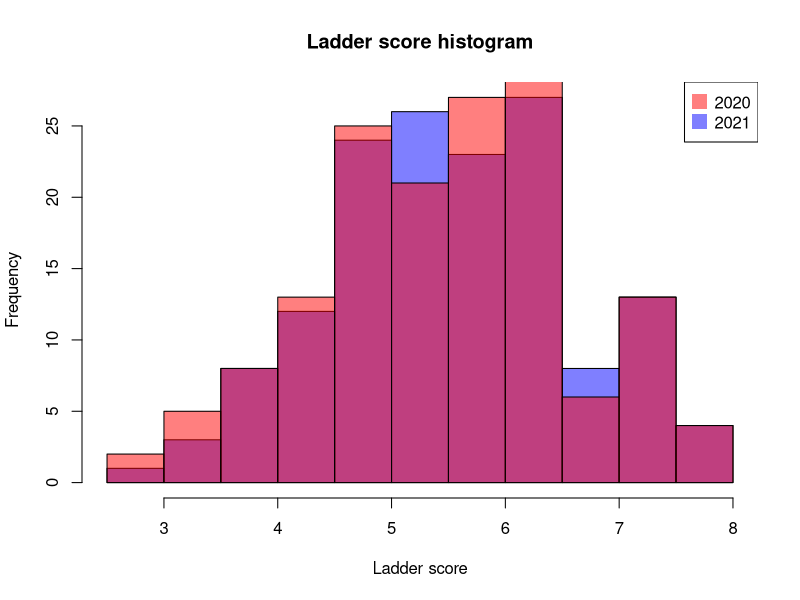
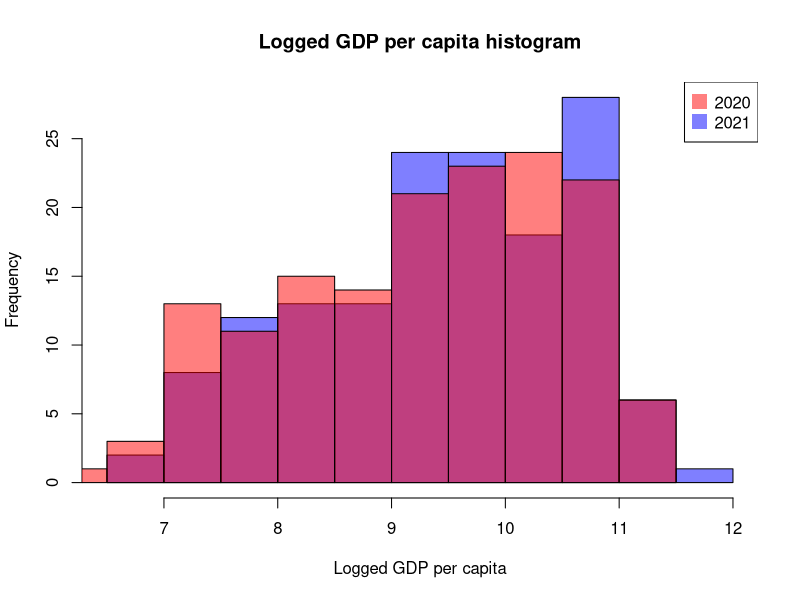
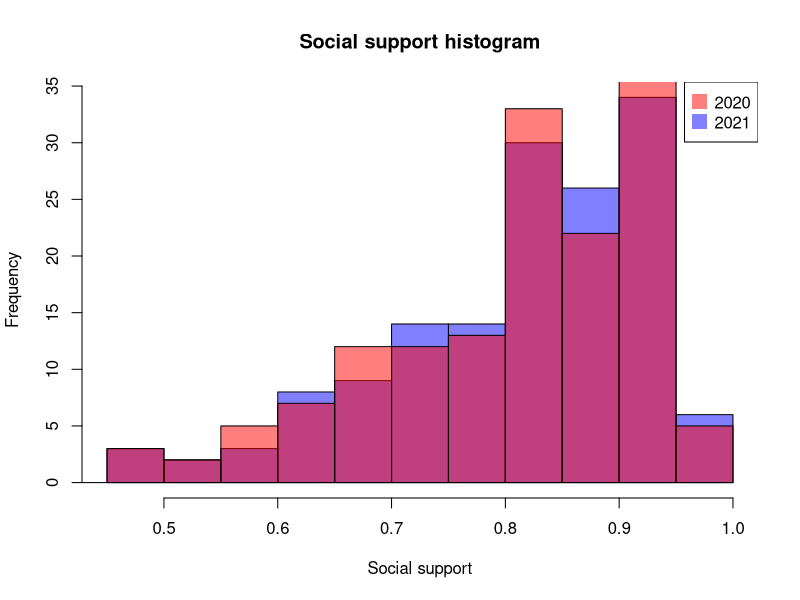
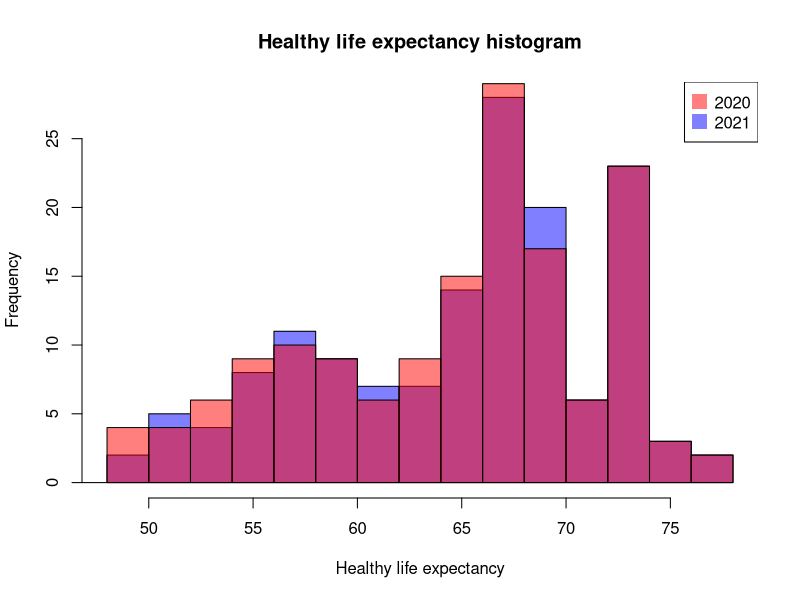
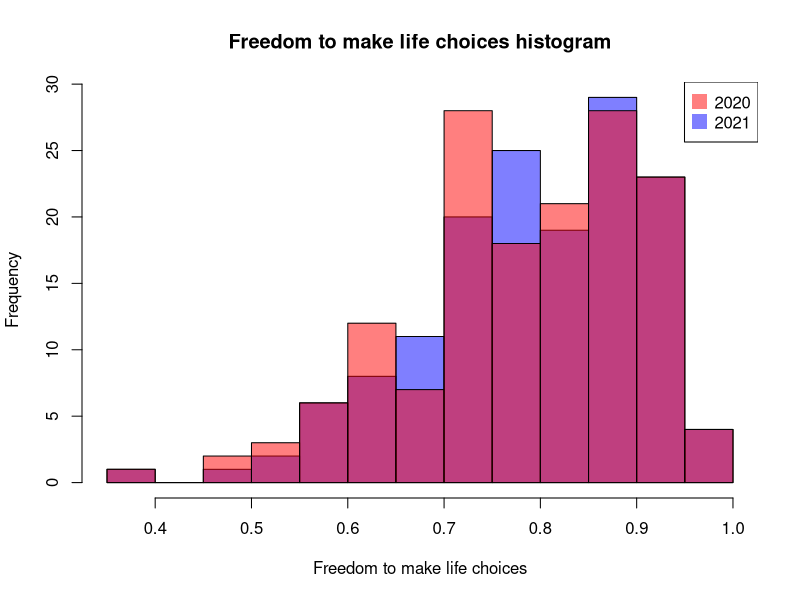
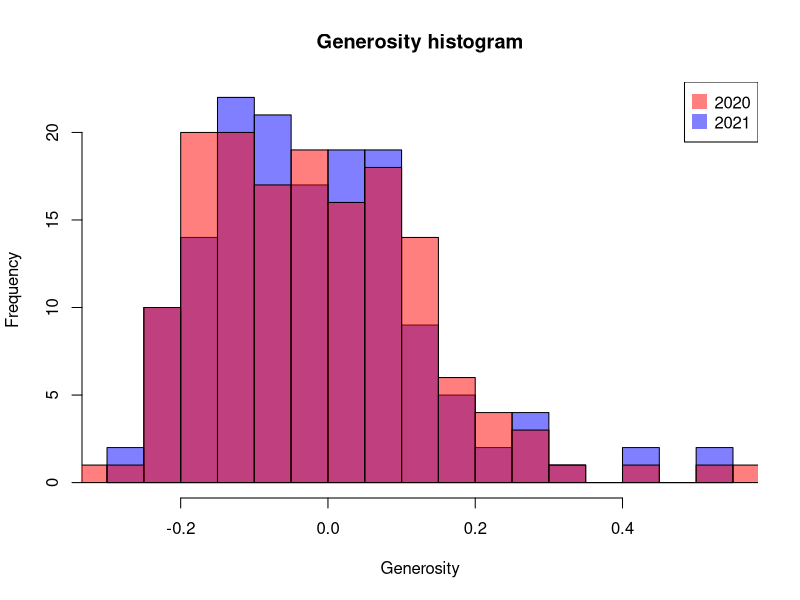
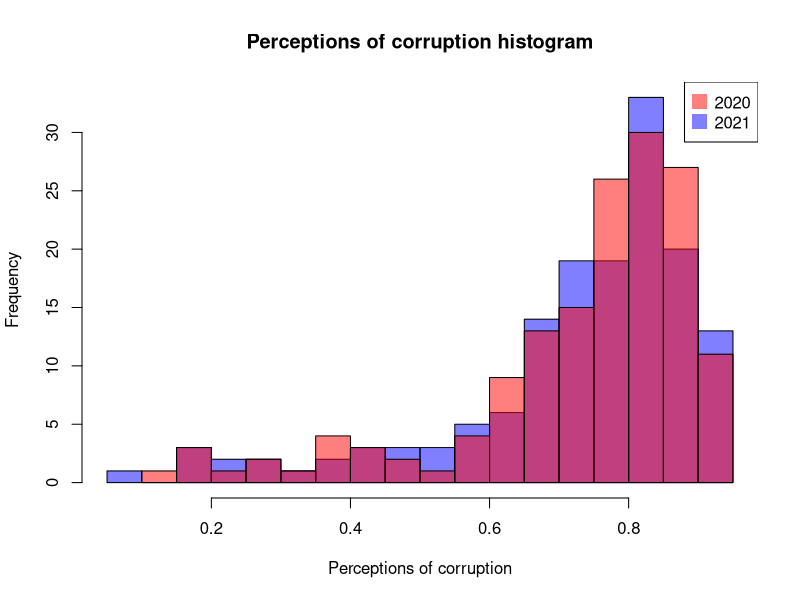
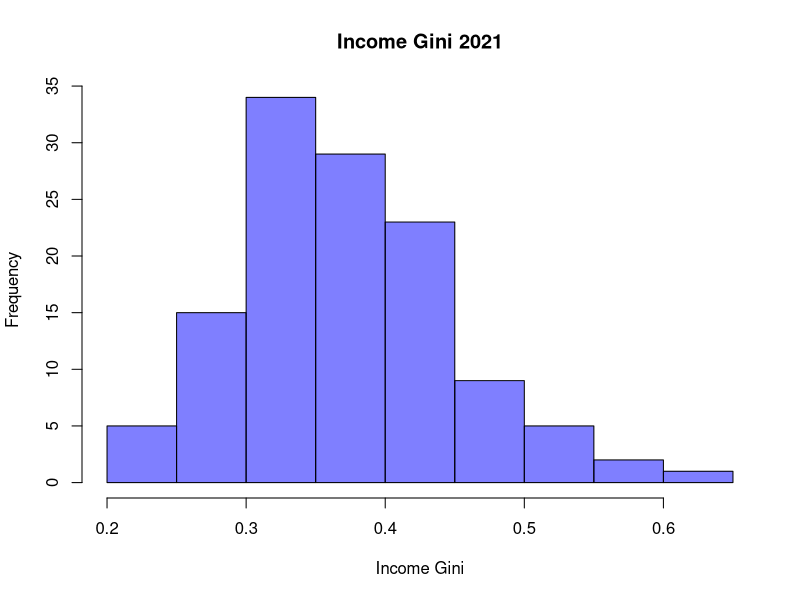

Write R code to recreate these figures, in order.
## ---- chunk 1
knitr::opts_chunk$set(echo = TRUE)
## ---- chunk 2
# Učitavanje podataka iz csv datoteke:
whr2020 = read.table("WHR_2020.csv", sep = ",")
whr2021 = read.table("WHR_2021.csv", sep = ",")
dim(whr2020)
dim(whr2021)
## ---- chunk 3
print("2020: ")
summary(whr2020[3:9])
print("2021: ")
summary(whr2021[3:9])
## ---- chunk 4
colnames(whr2020) <- c("Country name", "Regional indicator", "Ladder score", "Logged GDP per capita", "Social support", "Healthy life expectancy", "Freedom to make life choices", "Generosity", "Perceptions of corruption") 

colnames(whr2021) <- c("Country name", "Regional indicator", "Ladder score", "Logged GDP per capita", "Social support", "Healthy life expectancy", "Freedom to make life choices", "Generosity", "Perceptions of corruption", "Income Gini", "Wealth Gini") 
names(whr2020)
names(whr2021)
## ---- chunk 5
#histogrami varijable s obzirom na godine
plot_by_years <- function(column, main) {
  hist(whr2021[[column]], breaks=15, main=main, xlab=column, ylab="Frequency",col=rgb(0,0,1,0.5))
  hist(whr2020[[column]], breaks=15, main=main, xlab=column, ylab="Frequency", col=rgb(1,0,0,0.5), add=T)
  legend(x="topright", c("2020", "2021"), col=c(rgb(1,0,0,0.5), rgb(0,0,1,0.5)), pt.cex = 2, pch = 15)
}
plot_by_years("Ladder score", "Ladder score histogram") 
plot_by_years("Logged GDP per capita", "Logged GDP per capita histogram")
plot_by_years("Social support", "Social support histogram")
plot_by_years("Healthy life expectancy", "Healthy life expectancy histogram")
plot_by_years("Freedom to make life choices", "Freedom to make life choices histogram")
plot_by_years("Generosity", "Generosity histogram")
plot_by_years("Perceptions of corruption", "Perceptions of corruption histogram")
hist(whr2021$`Income Gini`, breaks=10, main="Income Gini 2021", xlab="Income Gini", ylab="Frequency",col=rgb(0,0,1,0.5))
hist(whr2021$`Wealth Gini`, breaks=10, main="Wealth Gini 2021", xlab="Wealth Gini", ylab="Frequency",col=rgb(0,0,1,0.5))
## ---- chunk 6
library(tidyverse)

whr2021 %>% group_by(`Regional indicator`) %>% summarise(
          Mean.LadderScore = mean(`Ladder score`),
          Mean.GDP = mean(`Logged GDP per capita`),
          Mean.SocialSupport = mean(`Social support`),
          Mean.LifeExp = mean(`Healthy life expectancy`),
          Mean.Freedom = mean(`Freedom to make life choices`),
          Mean.Generosity = mean(Generosity),
          Mean.Corruption = mean(`Perceptions of corruption`)
           #Mean.IncomeGini = mean(`Income Gini`),
           #Mean.WealthGini = mean(`Wealth Gini`)
            ) -> summary.result1
summary.result1


whr2021 %>% group_by(`Regional indicator`) %>% summarise(
          Med.LadderScore = median(`Ladder score`),
          Med.GDP = median(`Logged GDP per capita`),
          Med.SocialSupport = median(`Social support`),
          Med.LifeExp = median(`Healthy life expectancy`),
          Med.Freedom = median(`Freedom to make life choices`),
          Med.Generosity = median(Generosity),
          Med.Corruption = median(`Perceptions of corruption`)
            ) -> summary.result2
summary.result2
## ---- chunk 7
fitGDP = lm(whr2021$`Ladder score` ~ whr2021$`Logged GDP per capita`)

ce_europe = whr2021[whr2021$`Regional indicator` == "Central and Eastern Europe",]
w_europe = whr2021[whr2021$`Regional indicator` == "Western Europe",]
europe <- rbind(ce_europe, w_europe)

fitGDPWestEast = lm(europe$`Ladder score` ~ europe$`Logged GDP per capita`)

# Ne razlikujemo vrste regija:
plot(whr2021$`Ladder score`,whr2021$`Logged GDP per capita`,
     col="blue",
     xlab='Ladder score',
     ylab='Logged GDP per capita')
lines(fitGDP$fitted.values, whr2021$`Logged GDP per capita`)
summary(fitGDP)

# Razlikujemo vrste regija:
plot(whr2021$`Ladder score`[whr2021$`Regional indicator`=='Central and Eastern Europe'],
     whr2021$`Logged GDP per capita`[whr2021$`Regional indicator`=='Central and Eastern Europe'],
     col='blue',
     xlim=c(min(whr2021$`Ladder score`),max(whr2021$`Ladder score`)),
     ylim=c(min(whr2021$`Logged GDP per capita`),max(whr2021$`Logged GDP per capita`)),
     xlab='Ladder score',
     ylab='Logged GDP per capita')

points(whr2021$`Ladder score`[whr2021$`Regional indicator`=='Western Europe'],
     whr2021$`Logged GDP per capita`[whr2021$`Regional indicator`=='Western Europe'],col='red')
lines(fitGDPWestEast$fitted.values, europe$`Logged GDP per capita`)
summary(fitGDPWestEast)

## ---- chunk 8
western_europe = whr2021[whr2021$`Regional indicator` == "Western Europe",]
central_eastern_europe = whr2021[whr2021$`Regional indicator` == "Central and Eastern Europe",]
## ---- chunk 9
cat('Prosječan Ladder score zemalja iz Zapadne Europe ', mean(western_europe$`Ladder score`),'\n')
cat('Prosječan Ladder score zemalja iz Srednje i Istočne Europe', mean(central_eastern_europe$`Ladder score`), '\n')
## ---- chunk 10
h = hist(western_europe$`Ladder score`,
         main="Ladder score Western Europe",
         xlab="Ladder score",
         ylab='Frequency',
         col="blue",
         breaks = 20
         )

h = hist(central_eastern_europe$`Ladder score`,
         main="Ladder score Central and Eastern Europe",
         xlab="Ladder score",
         ylab='Frequency',
         col="blue",
         breaks = 20
         )
## ---- chunk 11
boxplot(western_europe$`Ladder score`,central_eastern_europe$`Ladder score`,
        main='Ladder score box-plot',
        ylab='Ladder score', xlab="Regional indicator", names = c("Western Europe", "Central and Eastern Europe"))
## ---- chunk 12
qqnorm(western_europe$`Ladder score`, pch = 1, frame = FALSE,main='Western Europe')
qqline(western_europe$`Ladder score`, col = "steelblue", lwd = 2)

qqnorm(central_eastern_europe$`Ladder score`, pch = 1, frame = FALSE,main='Central and Eastern Europe')
qqline(central_eastern_europe$`Ladder score`, col = "steelblue", lwd = 2)
## ---- chunk 13
library(nortest)
lillie.test(western_europe$`Ladder score`)
lillie.test(central_eastern_europe$`Ladder score`)
## ---- chunk 14
var(western_europe$`Ladder score`)
var(central_eastern_europe$`Ladder score`)
#Jesu li varijance značajno različite
var.test(western_europe$`Ladder score`, central_eastern_europe$`Ladder score`)
## ---- chunk 15
t.test(western_europe$`Ladder score`, central_eastern_europe$`Ladder score`, alt = "greater", var.equal = TRUE)

## ---- chunk 16
plot(whr2021$`Logged GDP per capita`, whr2021$`Income Gini`, xlab = "Logged GDP per capita", ylab = "Income Gini",
     main = "Distribucija log(BDP) u ovisnosti o nejednakosti dohotka")
plot(whr2021$`Logged GDP per capita`, whr2021$`Wealth Gini`, xlab = "Logged GDP per capita", ylab = "Wealth Gini",
     main = "Distribucija log(BDP) u ovisnosti o nejednakosti bogatstva")
## ---- chunk 17
library(tidyverse)

whr2021 %>% group_by(`Regional indicator`) %>% summarise(
          Mean.WealthGini = mean(`Wealth Gini`),
          Median.WealthGini = median(`Wealth Gini`)
            ) -> summary.WealthGiniRegion
summary.WealthGiniRegion
## ---- chunk 18
library(nortest)
southeast_asia = whr2021[whr2021$`Regional indicator` == "Southeast Asia",]
east_asia = whr2021[whr2021$`Regional indicator` == "East Asia",]

qqnorm(east_asia$`Wealth Gini`, pch = 1, frame = FALSE,main='Wealth Gini - East Asia')
qqline(east_asia$`Wealth Gini`, col = "steelblue", lwd = 2)
qqnorm(southeast_asia$`Wealth Gini`, pch = 1, frame = FALSE,main='Wealth Gini - Southeast Asia')
qqline(southeast_asia$`Wealth Gini`, col = "steelblue", lwd = 2)
lillie.test(east_asia$`Wealth Gini`)
lillie.test(southeast_asia$`Wealth Gini`)
## ---- chunk 19
var(east_asia$`Wealth Gini`)
var(southeast_asia$`Wealth Gini`)
#Jesu li varijance značajno različite
var.test(east_asia$`Wealth Gini`, southeast_asia$`Wealth Gini`)
## ---- chunk 20
t.test(southeast_asia$`Wealth Gini`, east_asia$`Wealth Gini`, alt = "greater", var.equal = TRUE)

## ---- chunk 21
ce_europe = whr2021[whr2021$`Regional indicator` == "Central and Eastern Europe",]
w_europe = whr2021[whr2021$`Regional indicator` == "Western Europe",]
europe <- rbind(ce_europe, w_europe)
men_africa = whr2021[whr2021$`Regional indicator` == "Middle East and North Africa",]
ss_africa = whr2021[whr2021$`Regional indicator` == "Sub-Saharan Africa",]
africa <- rbind(men_africa, ss_africa)



plot_by_gini <- function(column, main) {
  hist(europe[[column]], breaks=30, main=main, xlab=column, ylab="Frequency", ylim = c(0,8),col=rgb(0,0,1,0.5))
  hist(africa[[column]], breaks=30, main=main, xlab=column, ylab="Frequency", col=rgb(1,0,0,0.5), add=T)
  legend(x="topright", c("Africa", "Europe"), col=c(rgb(1,0,0,0.5), rgb(0,0,1,0.5)), pt.cex = 2, pch = 15)
}
plot_by_gini("Perceptions of corruption", "Perceptions of corruption histogram")
plot(africa$`Perceptions of corruption`,
     africa$`Logged GDP per capita`,
     col='blue',
     ylab='Logged GDP per capita',
     xlab='Perceptions of corruption')
points(europe$`Perceptions of corruption`,
     europe$`Logged GDP per capita`,col='red')
boxplot(africa$`Perceptions of corruption`,europe$`Perceptions of corruption`,
        main='Perceptions of corruption box-plot',
        ylab='Perceptions of corruption', xlab="Regional indicator", names = c("Africa", "Europe"))
## ---- chunk 22
mean_europe = mean(europe$`Perceptions of corruption`)
mean_africa = mean(africa$`Perceptions of corruption`)
print(mean_europe)
print(mean_africa)
## ---- chunk 23
qqnorm(europe$`Perceptions of corruption`, pch = 1, frame = FALSE,main='Perceptions of corruption - Europe')
qqline(europe$`Perceptions of corruption`, col = "steelblue", lwd = 2)

qqnorm(africa$`Perceptions of corruption`, pch = 1, frame = FALSE,main='Perceptions of corruption - Africa')
qqline(africa$`Perceptions of corruption`, col = "steelblue", lwd = 2)
## ---- chunk 24
lillie.test(africa$`Perceptions of corruption`)
lillie.test(europe$`Perceptions of corruption`)
## ---- chunk 25
library(ggplot2)

data2021 = whr2021[c("Country name", "Ladder score")]
names(data2021)[names(data2021) == "Country name"] = "region"

mapdata2021 = map_data("world")
mapdata2021 = left_join(mapdata2021, data2021, by = "region")

map2021 = ggplot(mapdata2021, aes(x = long, y = lat, group = group)) +
  geom_polygon(aes(fill = `Ladder score`), color = "black", size = 0.1) + theme(axis.text.x = element_blank(),
                           axis.text.y = element_blank(),
                           axis.ticks = element_blank(),
                           axis.title.y = element_blank(),
                           axis.title.x = element_blank(),
                           rect = element_blank())

map2021

## ---- chunk 26
boxplot(whr2020$`Ladder score`, whr2021$`Ladder score`,
        main = 'Ladder score box-plot by year',
        xlab = 'Year', ylab = 'Ladder score', names = c('2020', '2021'))
## ---- chunk 27
qqnorm(whr2020$`Ladder score`, pch = 1, frame = FALSE,main='Ladder score for 2020')
qqline(whr2020$`Ladder score`, col = "steelblue", lwd = 2)

qqnorm(whr2021$`Ladder score`, pch = 1, frame = FALSE,main='Ladder score for 2021')
qqline(whr2021$`Ladder score`, col = "steelblue", lwd = 2)
## ---- chunk 28
t.test(whr2020$`Ladder score`, whr2021$`Ladder score`, alternative = "two.sided", var.equal = TRUE)

## ---- chunk 29
c1 = rgb(173,216,230,max = 255, alpha = 80, names = "lt.blue")
c2 = rgb(255,192,203, max = 255, alpha = 80, names = "lt.pink")
ladder2020 = whr2020$`Ladder score`
ladder2021 = whr2021$`Ladder score`
hist1 = hist(ladder2020, breaks = 10, plot = FALSE)
hist2 = hist(ladder2021, breaks = 10, plot = FALSE)
plot(hist1, col = c1, main = "Histogram of ladder score for two years", xlab = "Ladder score")
plot(hist2, col = c2, add = TRUE)
legend("topright",
  legend=c('2020','2021'),
  fill = c(c1,c2)
)
## ---- chunk 30
mergedData = merge(whr2020, whr2021, by="Country name", suffixes = c(".20",".21"))

hist(mergedData$`Ladder score.20`,
     main=paste('Histogram of ladder score in 2020'),
     xlab='Ladder score')

hist(mergedData$`Ladder score.21`,
     main=paste('Histogram of ladder score in 2021'),
     xlab='Ladder score')

hist(mergedData$`Ladder score.20`-mergedData$`Ladder score.21`,
     main=paste('Difference in ladder scores between two years'),
     xlab='Ladder score')

qqnorm(mergedData$`Ladder score.20`-mergedData$`Ladder score.21`, 
       pch = 1, 
       frame = FALSE, 
       main=paste('QQ-plot for differences between ladder scores'))
qqline(mergedData$`Ladder score.20`-mergedData$`Ladder score.21`, 
       col = "steelblue", lwd = 2)
## ---- chunk 31
t.test(mergedData$`Ladder score.20`, 
       mergedData$`Ladder score.21`, 
       paired = TRUE, 
       alt = "less")
## ---- chunk 32
fitGDP = lm(whr2021$`Ladder score` ~ whr2021$`Logged GDP per capita`)
fitHealth = lm(whr2021$`Ladder score` ~ whr2021$`Healthy life expectancy`)
fitSocialSupport = lm(whr2021$`Ladder score` ~ whr2021$`Social support`)
fitFreedom = lm(whr2021$`Ladder score` ~ whr2021$`Freedom to make life choices`)
fitGenerosity = lm(whr2021$`Ladder score` ~ whr2021$Generosity)
fitCorruption = lm(whr2021$`Ladder score` ~ whr2021$`Perceptions of corruption`)
fitIncomeGini = lm(whr2021$`Ladder score` ~ whr2021$`Income Gini`)
fitWealthGini = lm(whr2021$`Ladder score` ~ whr2021$`Wealth Gini`)

plot(whr2021$`Logged GDP per capita`, whr2021$`Ladder score`,
     col="blue",
     xlab='Logged GDP per capita',
     ylab='2021 Ladder score')
lines(whr2021$`Logged GDP per capita`, fitGDP$fitted.values)

plot(whr2021$`Healthy life expectancy`, whr2021$`Ladder score`,
     col="blue",
     xlab='Healthy life expectancy',
     ylab='2021 Ladder score')
lines(whr2021$`Healthy life expectancy`, fitHealth$fitted.values)

plot(whr2021$`Social support`, whr2021$`Ladder score`,
     col="blue",
     xlab='Social support',
     ylab='2021 Ladder score')
lines(whr2021$`Social support`, fitSocialSupport$fitted.values)

## ---- chunk 33
summary(fitGDP)
summary(fitHealth)
## ---- chunk 34
fitGDP_WGini = lm(whr2021$`Ladder score` ~ whr2021$`Logged GDP per capita` + whr2021$`Wealth Gini`)
fitGDP_Freedom = lm(whr2021$`Ladder score` ~ whr2021$`Logged GDP per capita` + whr2021$`Freedom to make life choices`)

summary(fitGDP_WGini)
summary(fitGDP_Freedom)
## ---- chunk 35
fitAll= lm(`Ladder score` ~ `Logged GDP per capita` + `Social support` + `Healthy life expectancy` + `Freedom to make life choices` + `Generosity` + `Perceptions of corruption` + `Income Gini` + `Wealth Gini`, data = whr2021)
summary((fitAll))
